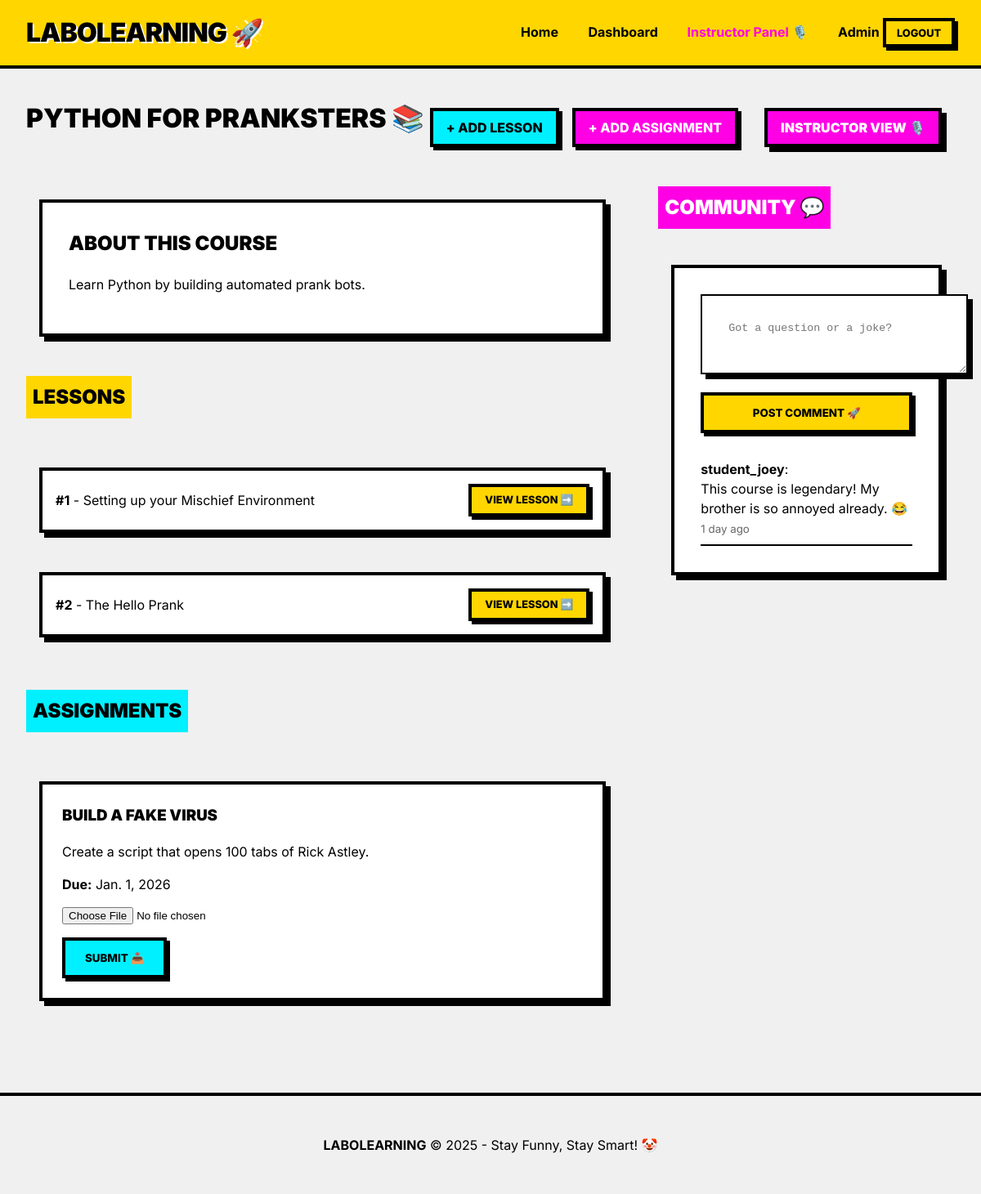
/courses/3/ (signed in), run on an earlier commit of the app's database.
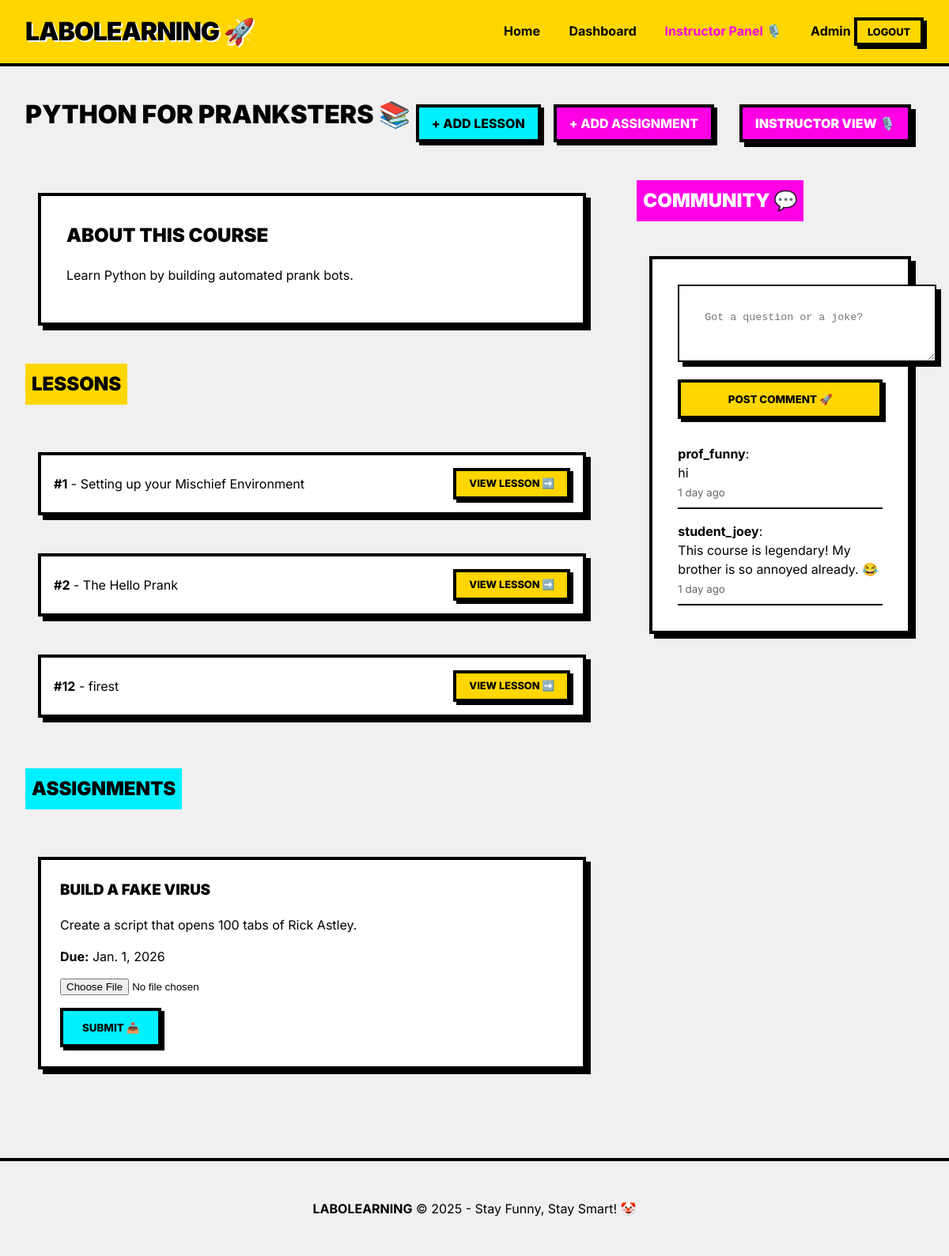
And on a later commit of the database.
### courses/models.py (models this page shows, shortened)
class Course(models.Model):
    title = models.CharField(max_length=200)
    description = models.TextField()
    instructor = models.ForeignKey(settings.AUTH_USER_MODEL, on_delete=models.CASCADE, related_name='teaching_courses')
    thumbnail = models.ImageField(upload_to='course_thumbnails/', blank=True, null=True)
    created_at = models.DateTimeField(auto_now_add=True)

class Lesson(models.Model):
    course = models.ForeignKey(Course, on_delete=models.CASCADE, related_name='lessons')
    title = models.CharField(max_length=200)
    content = models.TextField(blank=True) # Could be HTML or markdown
    video_url = models.URLField(blank=True, null=True) # Recorded sessions or external links
    order = models.PositiveIntegerField(default=0)
    created_at = models.DateTimeField(auto_now_add=True)
    class Meta:
        ordering = ['order']

class Assignment(models.Model):
    course = models.ForeignKey(Course, on_delete=models.CASCADE, related_name='assignments')
    title = models.CharField(max_length=200)
    description = models.TextField()
    due_date = models.DateTimeField()
    created_at = models.DateTimeField(auto_now_add=True)

class CourseComment(models.Model):
    course = models.ForeignKey(Course, on_delete=models.CASCADE, related_name='comments')
    user = models.ForeignKey(settings.AUTH_USER_MODEL, on_delete=models.CASCADE)
    text = models.TextField()
    created_at = models.DateTimeField(auto_now_add=True)

### users/models.py (models this page shows, shortened)
class User(AbstractUser):
    ROLE_CHOICES = (
        ('student', 'Student'),
        ('instructor', 'Instructor'),
        ('admin', 'Admin'),
    )
    role = models.CharField(max_length=20, choices=ROLE_CHOICES, default='student')
    bio = models.TextField(blank=True, null=True)
    device_limit = models.IntegerField(default=1) # Requirement: device limit control
    @property
    def unread_notifications_count(self):
        return self.notifications.filter(is_read=False).count()

### courses/views.py (the view)
# urls.py: path('<int:course_id>/', views.course_detail, name='course_detail'),
@login_required
def course_detail(request, course_id):
    course = get_object_or_404(Course, id=course_id)
    is_enrolled = Enrollment.objects.filter(student=request.user, course=course).exists()
    is_instructor = course.instructor == request.user or request.user.is_staff
    if not (is_enrolled or is_instructor):
        messages.error(request, "You must be enrolled to view this course! 😠")
        return redirect('course_list')
    lessons = course.lessons.all()
    assignments = course.assignments.all()
    comments = course.comments.all().order_by('-created_at')
    return render(request, 'courses/course_detail.html', {
        'course': course,
        'lessons': lessons,
        'assignments': assignments,
        'comments': comments,
        'is_instructor': is_instructor
    })

### templates/courses/course_detail.html (shortened to what this page needs)
{% extends 'base.html' %}
{% block content %}
<div style="display: flex; justify-content: space-between; align-items: center; margin-bottom: 2rem;">
    <h1>{{ course.title }} 📚</h1>
    {% if is_instructor %}
    <div style="display: flex; gap: 1rem; align-items: center;">
        <a href="{% url 'add_lesson' course.id %}" class="brutal-btn accent" style="padding: 0.5rem 1rem;">+ Add
            Lesson</a>
        <a href="{% url 'add_assignment' course.id %}" class="brutal-btn secondary" style="padding: 0.5rem 1rem;">+ Add
            Assignment</a>
        <span class="brutal-card"
            style="padding: 0.5rem 1rem; background: var(--secondary-color); color: white; font-weight: 900;">INSTRUCTOR
            VIEW 🎙️</span>
    </div>
    {% endif %}
</div>
<div style="display: grid; grid-template-columns: 2fr 1fr; gap: 3rem;">
    <div>
        <div class="brutal-card" style="margin-bottom: 3rem;">
            <h2>About this Course</h2>
            <p>{{ course.description }}</p>
        </div>
        <h2 style="background: var(--primary-color); padding: 0.5rem; display: inline-block;">Lessons</h2>
        <div style="display: grid; gap: 1rem; margin-top: 1.5rem; margin-bottom: 3rem;">
            {% for lesson in lessons %}
            <div class="brutal-card"
                style="display: flex; justify-content: space-between; align-items: center; padding: 1rem;">
                <div>
                    <strong>#{{ lesson.order }}</strong> - {{ lesson.title }}
                </div>
                <a href="{% url 'lesson_detail' lesson.id %}" class="brutal-btn"
                    style="padding: 0.4rem 1rem; font-size: 0.8rem;">View Lesson ➡️</a>
            </div>
            {% empty %}
            <p>No lessons yet. Stay tuned!</p>
            {% endfor %}
        </div>
        <h2 style="background: var(--accent-color); padding: 0.5rem; display: inline-block;">Assignments</h2>
        <div style="display: grid; gap: 1rem; margin-top: 1.5rem;">
            {% for assignment in assignments %}
            <div class="brutal-card" style="padding: 1.5rem;">
                <h3>{{ assignment.title }}</h3>
                <p>{{ assignment.description }}</p>
                <p><strong>Due:</strong> {{ assignment.due_date|date }}</p>
                <form method="post" action="{% url 'submit_assignment' assignment.id %}" enctype="multipart/form-data"
                    style="margin-top: 1rem;">
                    <input type="file" name="file" required style="margin-bottom: 1rem; display: block;">
                    <button type="submit" class="brutal-btn accent">Submit 📥</button>
                </form>
            </div>
            {% empty %}
            <p>No assignments. You're lucky! 🍀</p>
            {% endfor %}
        </div>
    </div>
    <div>
        <h2 style="background: var(--secondary-color); color: white; padding: 0.5rem; display: inline-block;">Community
            💬</h2>
        <div class="brutal-card" style="margin-top: 1.5rem;">
            <form method="post" action="{% url 'add_comment' course.id %}">
                <textarea name="text" placeholder="Got a question or a joke?" class="brutal-card"
                    style="width: 100%; margin: 0; margin-bottom: 1rem; border-width: 2px;" required></textarea>
                <button type="submit" class="brutal-btn" style="width: 100%;">Post Comment 🚀</button>
            </form>
            <div style="margin-top: 2rem; display: flex; flex-direction: column; gap: 1rem;">
                {% for comment in comments %}
                <div style="border-bottom: 2px solid black; padding-bottom: 0.5rem;">
                    <strong>{{ comment.user.username }}</strong>: <br>
                    {{ comment.text }}
                    <br><small style="color: #666;">{{ comment.created_at|timesince }} ago</small>
                </div>
                {% empty %}
                <p>Be the first to say something! 🦗</p>
                {% endfor %}
            </div>
        </div>
    </div>
</div>
{% endblock %}

### templates/base.html (shortened to what this page needs)
<!DOCTYPE html>
<html lang="en">
<head>
    {% load static %}
    <link rel="stylesheet" href="{% static 'css/style.css' %}">
</head>
<body>
    <header>
        <div class="logo">LABOLEARNING 🚀</div>
        <nav>
            <a href="{% url 'home' %}">Home</a>
            {% if user.is_authenticated %}
            <a href="{% url 'student_dashboard' %}">Dashboard </a>
            {% if user.role == 'instructor' %}
            <a href="{% url 'instructor_dashboard' %}" style="color: var(--secondary-color);">Instructor Panel 🎙️</a>
            {% endif %}
            <a href="{% url 'admin:index' %}">Admin</a>
            <form action="{% url 'logout' %}" method="post" style="display:inline;">
                <button type="submit" class="brutal-btn"
                    style="padding: 0.4rem 0.8rem; font-size: 0.8rem;">Logout</button>
            </form>
            {% else %}
            <a href="{% url 'login' %}">Login</a>
            <a href="#" class="brutal-btn accent">Join Now</a>
            {% endif %}
        </nav>
    </header>
    <main class="container">
        {% block content %}{% endblock %}
    </main>
    <footer style="border-top: var(--border-width) solid black; padding: 2rem; text-align: center; margin-top: 4rem;">
        <p><strong>LABOLEARNING</strong> &copy; 2025 - Stay Funny, Stay Smart! 🤡</p>
    </footer>
</body>
</html>

### static/css/style.css (style rules this page uses)
:root { --bg-color: #f0f0f0; --primary-color: #FFD600; --secondary-color: #FF00E5; --accent-color: #00F0FF; --text-color: #000000; --border-width: 4px; --shadow-offset: 6px; }
body { background-color: var(--bg-color); font-family: 'Inter', system-ui, -apple-system, sans-serif; color: var(--text-color); margin: 0; padding: 0; line-height: 1.5; }
.brutal-card { background: white; border: var(--border-width) solid var(--text-color); box-shadow: var(--shadow-offset) var(--shadow-offset) 0px var(--text-color); padding: 2rem; margin: 1rem; transition: transform 0.1s; }
.brutal-btn { background: var(--primary-color); border: var(--border-width) solid var(--text-color); box-shadow: 4px 4px 0px var(--text-color); padding: 0.8rem 1.5rem; font-weight: 800; text-transform: uppercase; cursor: pointer; font-family: inherit; display: inline-block; text-decoration: none; color: black; }
.brutal-btn.secondary { background: var(--secondary-color); color: white; }
.brutal-btn.accent { background: var(--accent-color); }
header { background: var(--primary-color); border-bottom: var(--border-width) solid var(--text-color); padding: 1rem 2rem; display: flex; justify-content: space-between; align-items: center; }
.logo { font-weight: 900; font-size: 2rem; letter-spacing: -1px; text-shadow: 2px 2px 0px white; }
nav a { margin-left: 2rem; font-weight: 700; text-decoration: none; color: var(--text-color); border-bottom: 2px solid transparent; }
.container { max-width: 1200px; margin: 0 auto; padding: 2rem; }
h1, h2, h3 { margin-top: 0; text-transform: uppercase; font-weight: 900; }

What changed in the data, as far as the page shows it:
added Lesson: order "12", title "firest"
added CourseComment: user.username "prof_funny", text "hi", created_at "1 day"
